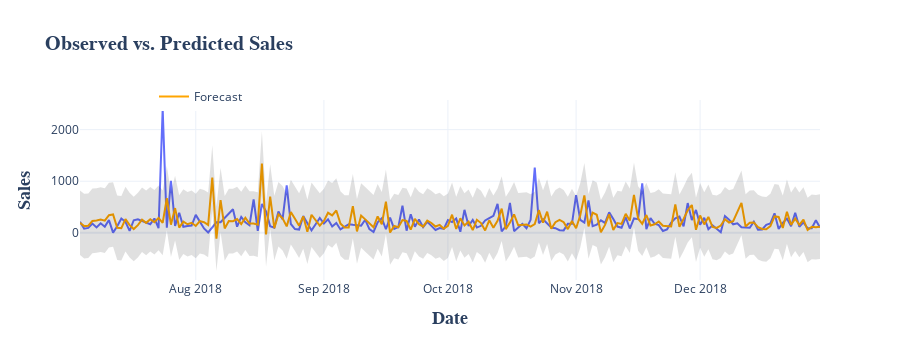

Notebook cell for this chart:
### Code cell
# Evaluating model with 6 months sales data with prediction values
start_date = pd.to_datetime('2018-07-04')
pred = results.get_prediction(start=start_date, dynamic=False)
pred_val = pred.conf_int()
observed = forecast_data[forecast_data.index >= start_date][-180:]

fig = go.Figure()
fig = px.line(observed, x=observed.index, y='sales', labels={'x': 'Date', 'y': 'Sales'}, title='Observed vs. Predicted Sales')
fig.add_scatter(x=pred.predicted_mean.index, y=pred.predicted_mean, mode='lines', name='Forecast', line=dict(color='orange'))

# confidence interval fill
fig.add_trace(go.Scatter(x=pred_val.index, y=pred_val.iloc[:, 0], mode='lines', name='Lower Bound',
    line=dict(color='rgba(0,0,0,0)'), showlegend=False))
fig.add_trace(go.Scatter(x=pred_val.index, y=pred_val.iloc[:, 1], mode='lines', name='Upper Bound', line=dict(color='rgba(0,0,0,0)'), 
    fill='tonexty', fillcolor='rgba(0,0,0,0.12)',showlegend=False))

fig.update_layout(title='Observed vs. Predicted Sales',
    title_font=dict(size=20, family='Georgia', weight='bold'),
    xaxis_title='Date', yaxis_title='Sales',
    xaxis_title_font=dict(size=18, family='Tw Cen MT', weight='bold'),
    yaxis_title_font=dict(size=18, family='Tw Cen MT', weight='bold'),
    legend=dict(x=0.1, y=1.1, orientation='h'))
fig.show()

### Figure 1 — Plotly figure (JSON) as saved in the notebook; plotly's stock layout.template omitted (floating-point values rounded to 4 significant figures; data arrays with more than 128 entries replaced by an {"elided": "..."} marker saying what was removed)
{"data": [{"hovertemplate": "order_date=%{x}<br>sales=%{y}<extra></extra>", "legendgroup": "", "line": {"color": "#636efa", "dash": "solid"}, "marker": {"symbol": "circle"}, "mode": "lines", "name": "", "orientation": "v", "showlegend": false, "type": "scatter", "x": {"elided": "180 str values"}, "xaxis": "x", "y": {"elided": "180 float values"}, "yaxis": "y"}, {"line": {"color": "orange"}, "mode": "lines", "name": "Forecast", "type": "scatter", "x": {"elided": "180 str values"}, "y": {"elided": "180 float values"}}, {"line": {"color": "rgba(0, 0, 0, 0)"}, "mode": "lines", "name": "Lower Bound", "showlegend": false, "type": "scatter", "x": {"elided": "180 str values"}, "y": {"elided": "180 float values"}}, {"fill": "tonexty", "fillcolor": "rgba(0, 0, 0, 0.12)", "line": {"color": "rgba(0, 0, 0, 0)"}, "mode": "lines", "name": "Upper Bound", "showlegend": false, "type": "scatter", "x": {"elided": "180 str values"}, "y": {"elided": "180 float values"}}], "layout": {"autosize": true, "height": 360, "legend": {"orientation": "h", "tracegroupgap": 0, "x": 0.1, "y": 1.1}, "title": {"font": {"family": "Georgia", "size": 20, "weight": "bold"}, "text": "Observed vs. Predicted Sales"}, "xaxis": {"anchor": "y", "autorange": true, "domain": [0, 1], "range": ["2018-07-04", "2018-12-30"], "title": {"font": {"family": "Tw Cen MT", "size": 18, "weight": "bold"}, "text": "Date"}, "type": "date"}, "yaxis": {"anchor": "x", "autorange": true, "domain": [0, 1], "range": [-914.4, 2574.0], "title": {"font": {"family": "Tw Cen MT", "size": 18, "weight": "bold"}, "text": "Sales"}, "type": "linear"}}}
